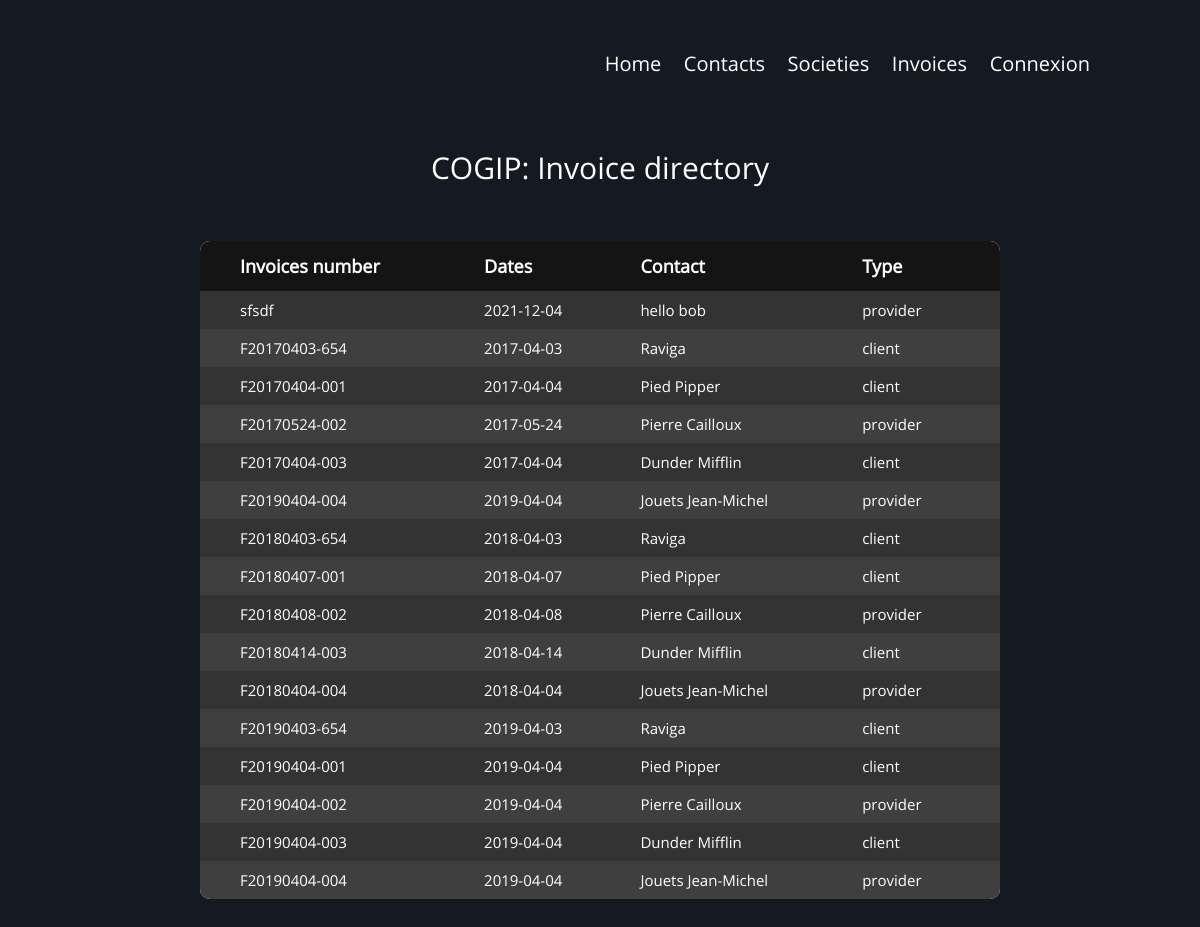
The page /Invoices on the database its author committed.
### tables this page shows
CREATE TABLE IF NOT EXISTS `invoices` (
  `id` int(10) UNSIGNED NOT NULL AUTO_INCREMENT,
  `society_id` int(2) NOT NULL,
  `numbers` varchar(50) NOT NULL,
  `dates` date NOT NULL,
  `societyName` varchar(30) NOT NULL,
  `type` varchar(30) NOT NULL,
  PRIMARY KEY (`id`)
);

### models/Model.php (called while the page is built, shortened)
<?php
abstract class Model{
    private static $_bdd;
    private static function setBdd(){
        self::$_bdd = new PDO('mysql:host='.self::db_host.';dbname='.self::db_name.';charset=UTF8',self::db_user,self::db_pass);
        self::$_bdd -> setAttribute(PDO::ATTR_ERRMODE, PDO::ERRMODE_WARNING);
        self::$_bdd -> setAttribute(PDO::ATTR_DEFAULT_FETCH_MODE, PDO::FETCH_ASSOC);
    }
    protected function getBdd(){
        return self::$_bdd;
    }
    protected function getAll($tableName, $objectName){
        $dataTable = [];
        $req = self::getBdd()->prepare('SELECT * FROM '.$tableName.' ORDER BY id DESC');
        $req->execute();
        while( $data = $req->fetch(PDO::FETCH_ASSOC)){
            $dataTable[] = new $objectName($data);
        }
        return $dataTable;
    }
}

### models/InvoiceManager.php (called while the page is built, shortened)
<?php
class InvoiceManager extends Model{
    public function getInvoices(){
        return $this->getAll('invoices', 'Invoice');
    }
}

### index.php (called while the page is built, shortened)
<?php
$router = new Router();
$router -> routeRequest();

### models/Invoice.php (called while the page is built, shortened)
<?php
class Invoice {
    private $_id;
    private $_numbers;
    private $_dates;
    private $_societyName;
    private $_type;
    public function hydrate(array $data){
        foreach($data as $key => $value){
            $method = 'set'.ucfirst($key);
        }
    }
    public function setId($id){
        $id = (int) $id;
        if($id > 0) $this->_id = $id;
    }
    public function setNumbers($numbers){
        if(is_string($numbers)) $this->_numbers = $numbers;
    }
    public function setDates($dates){
        if(is_string($dates)) $this->_dates = $dates;
    }
    public function setType($type){
        if(is_string($type)) $this->_type = $type;
    }
    public function setSocietyName($societyName){
        if(is_string($societyName)) $this->_societyName = $societyName;
    }
    public function id()          { return $this->_id;          }
    public function numbers()     { return $this->_numbers;     }
    public function dates()       { return $this->_dates;       }
    public function type()        { return $this->_type;        }
    public function societyName() { return $this->_societyName; }
}

### views/viewInvoices.php (the view, shortened to what this page needs)
<?php
    $datasInvoices = '';
    foreach($invoices as $invoice ){
        $datasInvoices .=
            '<tr data-href="DetailInvoice?'.$invoice->id().'">
                <td class="column1">'.$invoice->numbers()    .'</td>
                <td class="column2">'.$invoice->dates()      .'</td>
                <td class="column3">'.$invoice->societyName().'</td>
                <td class="column4">'.$invoice->type()       .'</td>
            </tr>'
        ;
    }
?>
<h2>COGIP: Invoice directory</h2>
<section class="containerTables">
    <div class='tableContainer'>
        <table class="tableInvoices">
            <thead>
                <tr class="tableHead">
                    <th class="column1">Invoices number</th>
                    <th class="column2">Dates</th>
                    <th class="column3">Contact</th>
                    <th class="column4">Type</th>
                </tr>
            </thead>
            <tbody>
                <?= $datasInvoices; ?>
            </tbody>
        </table>
    </div>
</section>

### assets/css/style.css (style rules this page uses)
html, body, p, ol, ul, li, dl, dt, dd, blockquote, figure, fieldset, legend, textarea, pre, iframe, hr, h1, h2, h3, h4, h5, h6 { margin: 0; padding: 0; }
h1, h2, h3, h4, h5, h6 { font-size: 100%; font-weight: normal; }
html { -webkit-box-sizing: border-box; box-sizing: border-box; font-size: 62.5%; }
*, *::before, *::after { -webkit-box-sizing: inherit; box-sizing: inherit; }
table { border-collapse: collapse; border-spacing: 0; }
td, th { padding: 0; }
table { border-spacing: 1; border-collapse: collapse; background: var(--clr-white); border-radius: 1rem; overflow: hidden; margin: 0 auto; width: 80rem; }
.tableHead th { font-family: var(--font-main); font-size: 1.8em; color: var(--clr-white); }
table thead { height: 5rem; background: var(--clr-table-th); }
tbody { height: 5rem; }
table :is(td, th) { text-align: left; padding: 0.8rem; }
tbody tr:nth-child(even) { background-color: var(--clr-bg-tr2); }
tbody tr { font-family: var(--font-main); font-size: 1.5em; color: var(--clr-white); background-color: var(--clr-bg-tr); line-height: 1.2; font-weight: unset; cursor: pointer; }
.column1, .column2, .column3, .column4, .column5 { padding: 1rem 2rem; }
.column1 { padding-left: 4rem; }
.column4 { padding-right: 4rem; }
:root { --clr-main: rgb(21, 25, 34); --clr-secondary: rgb(226, 226, 226); --clr-accent: rgb(73, 191, 171); --clr-null: rgb(128, 128, 128); --clr-white: rgb(255, 255, 255); --clr-black: rgb(0, 0, 0); --clr-error: rgb(209, 30, 30); --clr-success: rgb(2, 189, 2); --clr-table-th: rgb(20, 20, 20); --clr-table-tr: rgb(245, 245, 245); --clr-bg-tr: rgb(51, 51, 51); --clr-bg-tr2: rgb(63, 63, 63); --clr-bg-tr-hover: rgb(152, 255, 198); --clr-text-tr-hover: rgb(41, 41, 41); --font-main: 'OpenSans-Regular'; --fontS-error: 1.2em; }
html { background-color: var(--clr-main); }
h2 { text-align: center; }
h2, h3 { font-size: 3rem; color: var(--clr-white); font-family: var(--font-main); margin: 2rem 0; }
.tableContainer { margin: 0 auto; width: -webkit-fit-content; width: -moz-fit-content; width: fit-content; padding: 3.3rem 3rem; }

### rows shown on the page
invoices: numbers "sfsdf", dates "2021-12-04", societyName "hello bob", type "provider"
invoices: numbers "F20170403-654", dates "2017-04-03", societyName "Raviga", type "client"
invoices: numbers "F20170404-001", dates "2017-04-04", societyName "Pied Pipper", type "client"
invoices: numbers "F20170524-002", dates "2017-05-24", societyName "Pierre Cailloux", type "provider"
invoices: numbers "F20170404-003", dates "2017-04-04", societyName "Dunder Mifflin", type "client"
invoices: numbers "F20190404-004", dates "2019-04-04", societyName "Jouets Jean-Michel", type "provider"
invoices: numbers "F20180403-654", dates "2018-04-03", societyName "Raviga", type "client"
invoices: numbers "F20180407-001", dates "2018-04-07", societyName "Pied Pipper", type "client"
invoices: numbers "F20180408-002", dates "2018-04-08", societyName "Pierre Cailloux", type "provider"
invoices: numbers "F20180414-003", dates "2018-04-14", societyName "Dunder Mifflin", type "client"
invoices: numbers "F20180404-004", dates "2018-04-04", societyName "Jouets Jean-Michel", type "provider"
invoices: numbers "F20190403-654", dates "2019-04-03", societyName "Raviga", type "client"
invoices: numbers "F20190404-001", dates "2019-04-04", societyName "Pied Pipper", type "client"
invoices: numbers "F20190404-002", dates "2019-04-04", societyName "Pierre Cailloux", type "provider"
invoices: numbers "F20190404-003", dates "2019-04-04", societyName "Dunder Mifflin", type "client"
invoices: numbers "F20190404-004", dates "2019-04-04", societyName "Jouets Jean-Michel", type "provider"
